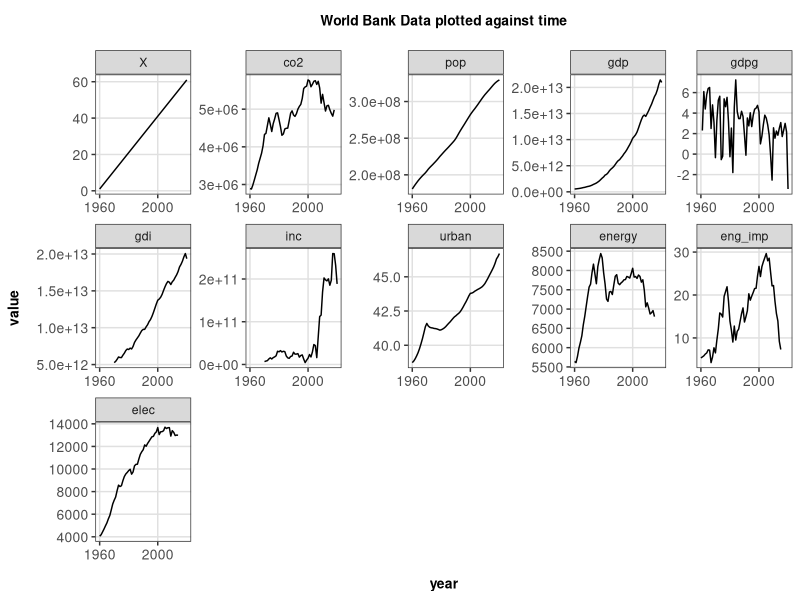
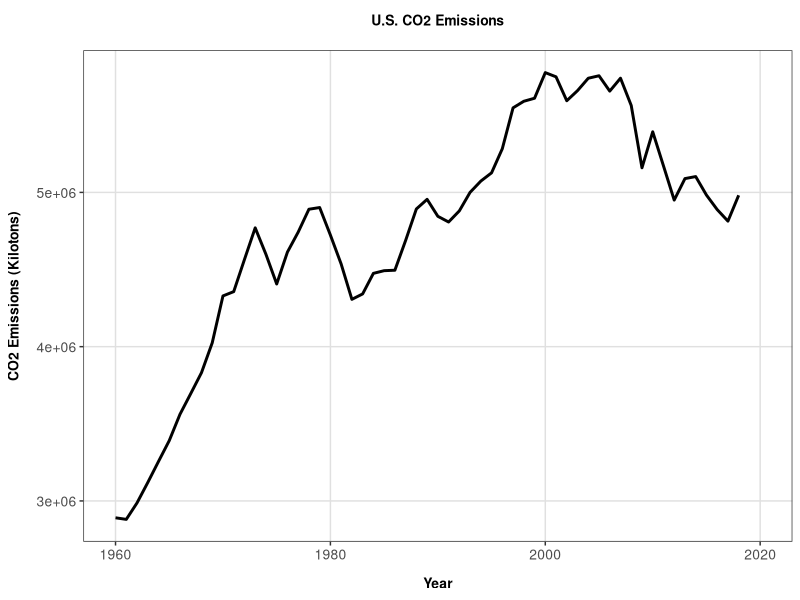
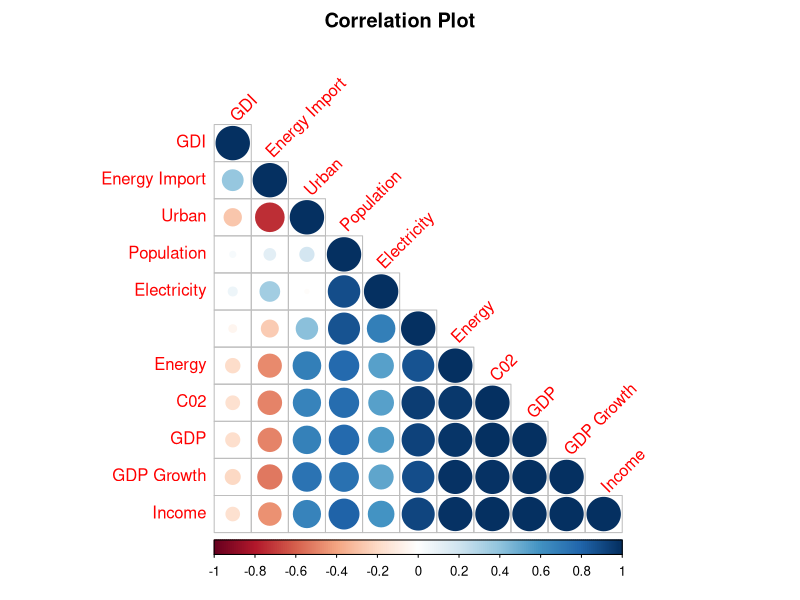

The R source for these figures, in order: (Note: this script raises an error after producing the figures.)
#' 2. Data Exploration and Visualization 
#' As part of Stats 551 Final Project

## ---- Library and theme----
library(tidyverse)
library(ggplot2)
library(reshape)
library(corrplot)

theme_custom <- function() {
  theme_bw() + # note ggplot2 theme is used as a basis
    theme(plot.title = element_text(size = 10, face = "bold",
                                    hjust = .5,
                                    margin = margin(t = 5, b = 15)),
          plot.caption = element_text(size = 9, hjust = 0, 
                                      margin = margin(t = 15)),
          panel.grid.major = element_line(colour = "grey88"),
          panel.grid.minor = element_blank(),
          legend.title = element_text(size = 10, face = "bold"),
          legend.text = element_text(size = 10),
          axis.text = element_text(size = 10),
          axis.title.x = element_text(margin = margin(t = 10),
                                      size = 10, face = "bold"),
          axis.title.y = element_text(margin = margin(r = 10),
                                      size = 10, face = "bold"))
}



## ---- facet ----
us_df = read.csv("us_df.csv")

df.m <- melt(us_df, id = c("year"))


ggplot(df.m, aes(year, value)) + 
  geom_line() + 
  facet_wrap(~variable, scales = "free", ncol = 5) +
  theme_custom() +
  scale_x_continuous(breaks=seq(1960, 2020, 40)) +
  ggtitle("World Bank Data plotted against time")


## ---- line graph----
ggplot(us_df, aes(x = year, y = co2)) + 
  geom_line(size = 1) + 
  theme_custom()+
  ggtitle("U.S. CO2 Emissions") +
  ylab("CO2 Emissions (Kilotons)") +
  xlab("Year")  



## ---- correlation plot ----

library(corrplot)
library(RColorBrewer)
library(ggpubr)

# reading data set
us_df <- read.csv("us_df.csv")


M <- na.omit(us_df[,-1])
colnames(M) <- c("C02", "Population", "GDP", "GDP Growth", "GDI", "Income", "Urban", "Energy", "Energy Import", "Electricity")
M <-cor(M)

corrplot(M,  order = "hclust", type = "lower", tl.srt = 45, title = "Correlation Plot", mar=c(0,0,2,0))   

## ----  correlation plot 2 ----
corrplot(cor(us_df[,-1]), method="color",type="upper", order="hclust",
         addCoef.col = "black", 
         tl.col="black", tl.srt=40, tl.cex=1.5,
         diag=FALSE, 
         number.cex=1)

##
